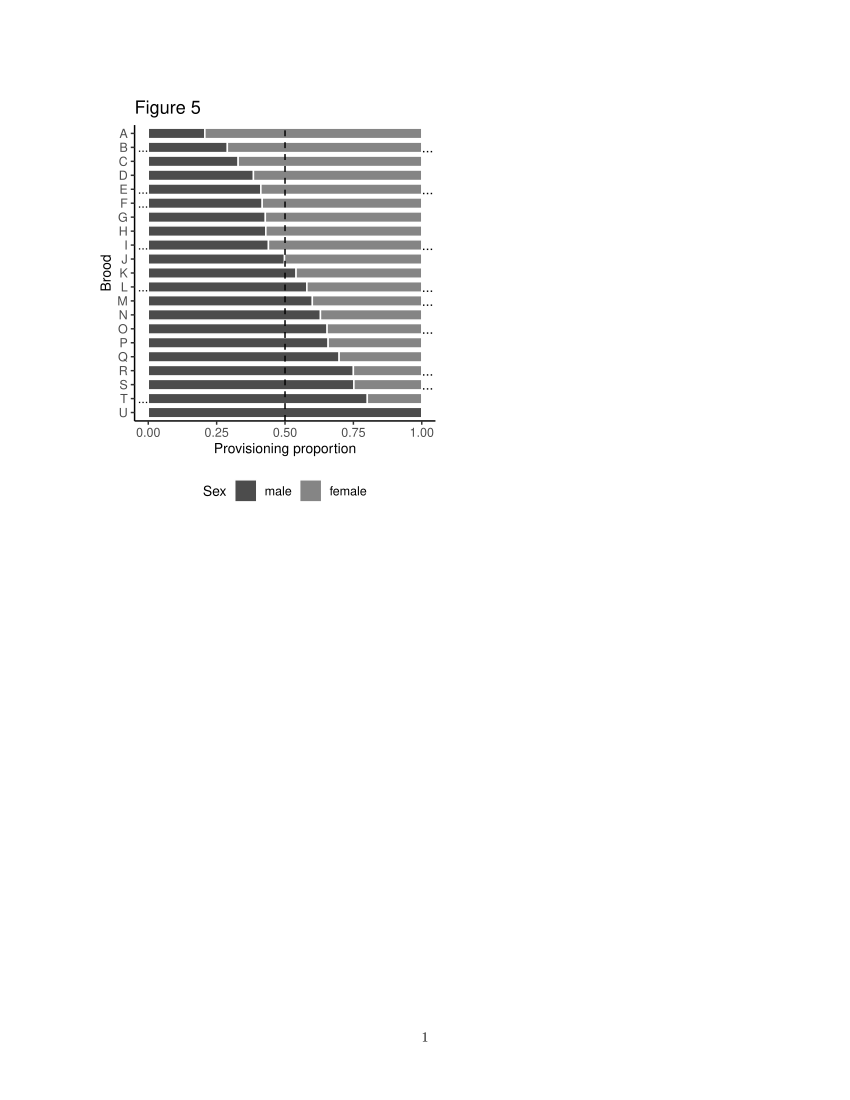

Recreate this plot in R.
# libraries ---------------------------------------------------------------

library(tidyverse)
library(reshape2)
library(emojifont) # for greek letters

# data --------------------------------------------------------------------

bbyvid <- read.csv("clean_data/bbyvid.csv", stringsAsFactors = FALSE)

# wrangling ---------------------------------------------------------------

# Rates
bbyvid <-
  bbyvid %>%
  mutate(
    feeding_rate = (feeding/usable_video)*60,
    feeding_rate_perchk = feeding_rate/peeped_chick_count)

# Provisioning by brood   
cast_broodprov <- 
  dcast(bbyvid, brood_id + year ~ sex, 
        value.var = "feeding_rate_perchk", 
        fun.aggregate = mean) %>% 
  as_tibble() %>%
  mutate(
    m_plus_f_rate = male + female,
    f_proportion = female/m_plus_f_rate,
    m_proportion = male/m_plus_f_rate)

cast_agemeans <- 
  dcast(bbyvid, brood_id + year ~ sex, 
        value.var = "exact_age_chick", 
        fun.aggregate = mean) %>%
  as_tibble() %>%
  select(brood_id, mean_chick_age = female) %>% 
  mutate_if(is.numeric, round, digits = 0)

cast_m_prop <- 
  cast_broodprov %>%
  select(brood_id, proportion = m_proportion) %>%
  mutate(sex = 'male') %>%
  arrange(desc(proportion)) %>%
  mutate(number = row_number())

cast_f_prop <- 
  cast_broodprov %>%
  select(brood_id, proportion = f_proportion) %>%
  mutate(sex = 'female') %>%
  arrange((proportion)) %>%
  mutate(number = row_number())

prov_prop <- 
  bind_rows(cast_f_prop, cast_m_prop) %>%
  left_join(cast_agemeans, by = 'brood_id') %>%
  left_join(
    bbyvid %>%
      as_tibble() %>%
      select(brood_id, subject, sex) %>%
      distinct() %>%
      pivot_wider(names_from = sex, values_from = subject),
    by = 'brood_id') %>%
  mutate(
    male = ifelse(sex == 'male', male, NA),
    female = ifelse(sex =='female', female, NA),
    parent = ifelse(!is.na(male), male, female)) %>%
  select(-c(male, female))

# plot colors -------------------------------------------------------------

colors_sex <- c("female" = "#F47C89", "male" = "#7b758e")
colors_sex_bw <- c("female" = "#c4c6ce", "male" = "#888a90")

# plots -------------------------------------------------------------------

# Parent repeats
parent_repeats <-
  prov_prop %>%
  select(parent) %>%
  group_by(parent) %>%
  filter(n() > 1) %>%
  distinct() %>%
  arrange(parent) %>%
  pull()

prov_prop_repeats <- 
  prov_prop %>%
  # mutate(
  #   repeat_f = ifelse(parent == 'SUOR', '⬡', NA),
  #   repeat_f = ifelse(parent == 'SORO', '▶', repeat_f),
  #   repeat_f = ifelse(parent == 'SGBY', '◼', repeat_f),
  #   repeat_f = ifelse(parent == 'WSPR', '◑', repeat_f),
  #   repeat_m = ifelse(parent == 'BUSY', '★', NA),
  #   repeat_m = ifelse(parent == 'ROSO', '✕', repeat_m),
  #   repeat_m2 = ifelse(parent == 'POPS', '⬟', NA)
  # )
  mutate(
    repeat_f = ifelse(parent == 'SUOR', '⬡', NA),
    repeat_f = ifelse(parent == 'SORO', '▶', repeat_f),
    repeat_f = ifelse(parent == 'SGBY', '◼', repeat_f),
    repeat_f = ifelse(parent == 'WSPR', '◑', repeat_f),
    repeat_m = ifelse(parent == 'BUSY', '★', NA),
    repeat_m = ifelse(parent == 'ROSO', '✕', repeat_m),
    repeat_m2 = ifelse(parent == 'POPS', '\u2B1F', NA)
  )
  # mutate(
  #   repeat_f = ifelse(parent == 'SUOR', 'α', NA),
  #   repeat_f = ifelse(parent == 'SORO', 'ε', repeat_f),
  #   repeat_f = ifelse(parent == 'SGBY', 'π', repeat_f),
  #   repeat_f = ifelse(parent == 'WSPR', 'ψ', repeat_f),
  #   repeat_m = ifelse(parent == 'BUSY', 'β', NA),
  #   repeat_m = ifelse(parent == 'ROSO', 'γ', repeat_m),
  #   repeat_m = ifelse(parent == 'POPS', 'δ', repeat_m))

# Individual provisioning plot (black & white)
ggplot(data = prov_prop_repeats, 
       aes(x = reorder(brood_id, number), 
           y = proportion, 
           fill = sex)) +
  geom_col(width = 0.75, color = 'white') +
  geom_text(
    aes(label = repeat_m), 
    size = 3, 
    position = position_stack(vjust = 0),
    hjust = 'right') +
  geom_text(
    aes(label = repeat_m2), 
    size = 3, 
    position = position_stack(vjust = 0),
    hjust = 'right') +
  geom_text(
    aes(label = repeat_f), 
    size = 3.5, 
    position = position_stack(vjust = 1), 
    hjust = 'left') +
  geom_hline(yintercept = 0.50, linetype = "dashed") +
  labs(y = "Provisioning proportion", 
       x = "Brood",
       title = "Figure 5") + 
  theme_classic() +
  theme(axis.title.x = element_text(size = 10), 
        axis.title.y = element_text(size = 10),
        axis.text.y = element_text(size = 9),
        axis.text.x = element_text(size = 9),
        legend.text = element_text(size = 9),
        legend.title = element_text(size = 10),
        legend.position = "bottom") +
  coord_flip() + 
  # scale_fill_manual(values = colors_sex_bw) + #light!!
  # scale_fill_manual(values = c('female' = '#6c6c6c', 'male' = '#333333')) + #dark!! 
  scale_fill_manual(
    values =  c('female' = '#858585', #medium
                'male' = '#4c4c4c')) +
  guides(fill = guide_legend('Sex', reverse = TRUE)) +
  scale_x_discrete(labels=c("A3_brd2" = "A", 
                            "Timber_brd1" = "B",
                            "N17REC3_brd2" = "C",
                            "NB5A4_brd1" = "D",
                            "Timber_brd2" = "E",
                            "N1718CA2_18" = "F",
                            "N17REC2_brd1" = "G",
                            "Gum" = "H",
                            "Tonto_brd1" = "I",
                            "REC1_brd1" = "J",
                            "Houdini" = "K",
                            "Tonto18_brd1" = "L",
                            "18C_Catfish_brd1" = "M",
                            "5A Cut_brd2" = "N",
                            "RB23_brd2" = "O",
                            "Cross" = "P",
                            "NB5B5_brd1" = "Q",
                            "RB36alt_brd2_18" = "R",
                            "Noisy" = "S",
                            "N1718CA2_brd1" = "T",
                            "NB18C4_18_brd1" = "U")) +
  ggsave(
    file = "provisioning_individual_fig_bw_med.pdf",
    path ="plots/bw/",
    width = 3.5,
    height = 4,
    units = "in",
    dpi = 600, 
    device = cairo_pdf)


# other plots -------------------------------------------------------------

# Plot for individuals with repeat parents (color)
ggplot(data = prov_prop_repeats, 
       aes(x = reorder(brood_id, number), 
           y = proportion, 
           fill = sex)) +
  geom_col(width = 0.75) +
  geom_text(
    aes(label = repeat_m), 
    size = 3, 
    position = position_stack(vjust = 0),
    hjust = 'right') +
  geom_text(
    aes(label = repeat_m2), 
    size = 4, 
    position = position_stack(vjust = 0),
    hjust = 'right') +
  geom_text(
    aes(label = repeat_f), 
    size = 3, 
    position = position_stack(vjust = 1), 
    hjust = 'left') +
  geom_hline(yintercept = 0.50, linetype = "dashed") +
  labs(y = "Provisioning proportion", 
       x = "Brood ID",
       title = "Figure 5") + 
  theme_classic() +
  theme(axis.title.x = element_text(size = 11), 
        axis.title.y = element_text(size = 11),
        axis.text.y = element_text(size = 9),
        axis.text.x = element_text(size = 9),
        legend.text = element_text(size = 10),
        legend.title = element_text(size = 11),
        legend.position = "bottom") +
  coord_flip() + 
  scale_fill_manual(values = colors_sex) +
  guides(fill = guide_legend(reverse = TRUE)) +
  scale_x_discrete(labels=c("A3_brd2" = "A", 
                            "Timber_brd1" = "B",
                            "N17REC3_brd2" = "C",
                            "NB5A4_brd1" = "D",
                            "Timber_brd2" = "E",
                            "N1718CA2_18" = "F",
                            "N17REC2_brd1" = "G",
                            "Gum" = "H",
                            "Tonto_brd1" = "I",
                            "REC1_brd1" = "J",
                            "Houdini" = "K",
                            "Tonto18_brd1" = "L",
                            "18C_Catfish_brd1" = "M",
                            "5A Cut_brd2" = "N",
                            "RB23_brd2" = "O",
                            "Cross" = "P",
                            "NB5B5_brd1" = "Q",
                            "RB36alt_brd2_18" = "R",
                            "Noisy" = "S",
                            "N1718CA2_brd1" = "T",
                            "NB18C4_18_brd1" = "U")) +
  ggsave(
    file = "provisioning_individual_fig_color.png",
    path ="plots/color/",
    width = 3.5,
    units = "in",
    dpi = 600)

# Previous custom labels

# scale_x_discrete(labels=c("A3_brd2" = "A3_2017", 
#                           "Timber_brd1" = "Timber_brood1_2018",
#                           "N17REC3_brd2" = "Rec3_2017",
#                           "NB5A4_brd1" = "NB5A4_2017",
#                           "Timber_brd2" = "Timber_brood2_2018",
#                           "N1718CA2_18" = "18CA2_2018",
#                           "N17REC2_brd1" = "Rec2_2017",
#                           "Gum" = "Gum_2018",
#                           "Tonto_brd1" = "Tonto_2017",
#                           "REC1_brd1" = "Rec1_2017",
#                           "Houdini" = "Houdini_2018",
#                           "Tonto18_brd1" = "Tonto_2018",
#                           "18C_Catfish_brd1" = "Catfish_2017",
#                           "5A Cut_brd2" = "Cut_2018",
#                           "RB23_brd2" = "RB23_2017",
#                           "Cross" = "Cross_2018",
#                           "NB5B5_brd1" = "NB5B5_2017",
#                           "RB36alt_brd2_18" = "RB36alt_2018",
#                           "Noisy" = "Noisy_2018",
#                           "N1718CA2_brd1" = "18CA2_2017",
#                           "NB18C4_18_brd1" = "NB18C4_2018")) +

# Plot with colors for individuals 

prov_prop_color_repeats <- 
  prov_prop %>%
  mutate(
    mean_chick_age = ifelse(sex == 'male', NA, mean_chick_age),
    sex = ifelse(parent == 'SUOR', 'female2', sex),
    sex = ifelse(parent == 'SORO', 'female3', sex),
    sex = ifelse(parent == 'SGBY', 'female4', sex),
    sex = ifelse(parent == 'WSPR', 'female5', sex),
    sex = ifelse(parent == 'BUSY', 'male2', sex),
    sex = ifelse(parent == 'ROSO', 'male3', sex),
    sex = ifelse(parent == 'POPS', 'male4', sex),
    repeat_m = 
      ifelse(parent %in% parent_repeats & sex == 'male', parent, NA),
    repeat_f = 
      ifelse(parent %in% parent_repeats & sex == 'female', parent, NA)) 

# Repeat parent colors
colors_sex_repeats <-
  c("female" = "#DCDCDC", 
    "male" = "#989aa0",
    'female2' = '#F47C89', #repeat female, red
    'female3' = '#f694cf', #repeat female, pink
    'female4' = '#f29f64', #repeat female, orange
    'female5' = '#f4ea7c', #repeat female, yellow
    'male2' = '#35df44', #repeat male, green
    'male3' = '#7cccf4', #repeat male, light blue
    'male4' = '#b67cf4') #repeat male, purple

# Plot for individuals with repeat parents (color)
ggplot(data = prov_prop_color_repeats, 
       aes(x = reorder(brood_id, number), 
           y = proportion, 
           fill = sex)) +
  geom_col(width = 0.75) +
  geom_text(
    aes(label = repeat_m), 
    size = 2, 
    position = position_stack(vjust = 0)) +
  geom_text(
    aes(label = repeat_f), 
    size = 2, 
    position = position_stack(vjust = 1)) +
  geom_hline(yintercept = 0.50, linetype = "dashed") +
  labs(y = "Provisioning proportion", 
       x = "Brood ID",
       title = "Figure 5") + 
  theme_classic() +
  theme(legend.position = 'none') +
  coord_flip() + 
  scale_fill_manual(values = colors_sex_repeats) +
  guides(fill = guide_legend(reverse = TRUE)) +
  scale_x_discrete(labels=c("A3_brd2" = "A", 
                            "Timber_brd1" = "B",
                            "N17REC3_brd2" = "C",
                            "NB5A4_brd1" = "D",
                            "Timber_brd2" = "E",
                            "N1718CA2_18" = "F",
                            "N17REC2_brd1" = "G",
                            "Gum" = "H",
                            "Tonto_brd1" = "I",
                            "REC1_brd1" = "J",
                            "Houdini" = "K",
                            "Tonto18_brd1" = "L",
                            "18C_Catfish_brd1" = "M",
                            "5A Cut_brd2" = "N",
                            "RB23_brd2" = "O",
                            "Cross" = "P",
                            "NB5B5_brd1" = "Q",
                            "RB36alt_brd2_18" = "R",
                            "Noisy" = "S",
                            "N1718CA2_brd1" = "T",
                            "NB18C4_18_brd1" = "U")) 
# +
#   ggsave(
#     file = "provisioning_individual_fig_simple_color.pdf",
#     path ="plots/color/",
#     width = 3.5,
#     units = "in",
#     dpi = 600)


# Plot to show ages
ggplot(
  data = prov_prop, 
  aes(x = reorder(brood_id, number), 
      y = proportion, 
      fill = sex)) +
  geom_col(width = 0.75) +
  geom_hline(yintercept = 0.50, linetype = "dashed") +
  labs(y = "Provisioning proportion", 
       x = "Brood ID") + 
  theme_classic() +
  theme(legend.text = element_text(size=10),
        legend.position="bottom") +
  geom_text(aes(label = prov_prop_color_repeats$mean_chick_age), 
            size = 3.5,
            position = position_fill(),
            hjust = 0,
            show.legend = FALSE) +
  coord_flip() + 
  scale_fill_manual(values = colors_sex) +
  guides(fill = guide_legend(reverse = TRUE)) +
  scale_x_discrete(labels=c("A3_brd2" = "A3_2017", 
                            "Timber_brd1" = "Timber_brood1_2018",
                            "N17REC3_brd2" = "Rec3_2017",
                            "NB5A4_brd1" = "NB5A4_2017",
                            "Timber_brd2" = "Timber_brood2_2018",
                            "N1718CA2_18" = "18CA2_2018",
                            "N17REC2_brd1" = "Rec2_2017",
                            "Gum" = "Gum_2018",
                            "Tonto_brd1" = "Tonto_2017",
                            "REC1_brd1" = "Rec1_2017",
                            "Houdini" = "Houdini_2018",
                            "Tonto18_brd1" = "Tonto_2018",
                            "18C_Catfish_brd1" = "Catfish_2017",
                            "5A Cut_brd2" = "Cut_2018",
                            "RB23_brd2" = "RB23_2017",
                            "Cross" = "Cross_2018",
                            "NB5B5_brd1" = "NB5B5_2017",
                            "RB36alt_brd2_18" = "RB36alt_2018",
                            "Noisy" = "Noisy_2018",
                            "N1718CA2_brd1" = "18CA2_2017",
                            "NB18C4_18_brd1" = "NB18C4_2018"))

# age groups plot ---------------------------------------------------------

prov_prop <-
  prov_prop %>%
  mutate(
    age_group = 
      ifelse(mean_chick_age > 12, 'Old \u2265 13', 'Young < 13'))

ggplot(data = prov_prop, 
       aes(
         x = reorder(brood_id, number), 
         y = proportion, 
         fill = sex)) +
  geom_col(width = 0.75) +
  geom_hline(yintercept = 0.50, linetype = "dashed") +
  labs(y = "Provisioning proportion", 
       x = "Brood ID") + 
  theme_classic() +
  theme(legend.text = element_text(size = 10),
        legend.position="bottom") +
  coord_flip() + 
  scale_fill_manual(values = colors_sex) +
  guides(fill = guide_legend(reverse = TRUE)) +
  scale_x_discrete(labels=c("A3_brd2" = "A3_2017", 
                            "Timber_brd1" = "Timber_brood1_2018",
                            "N17REC3_brd2" = "Rec3_2017",
                            "NB5A4_brd1" = "NB5A4_2017",
                            "Timber_brd2" = "Timber_brood2_2018",
                            "N1718CA2_18" = "18CA2_2018",
                            "N17REC2_brd1" = "Rec2_2017",
                            "Gum" = "Gum_2018",
                            "Tonto_brd1" = "Tonto_2017",
                            "REC1_brd1" = "Rec1_2017",
                            "Houdini" = "Houdini_2018",
                            "Tonto18_brd1" = "Tonto_2018",
                            "18C_Catfish_brd1" = "Catfish_2017",
                            "5A Cut_brd2" = "Cut_2018",
                            "RB23_brd2" = "RB23_2017",
                            "Cross" = "Cross_2018",
                            "NB5B5_brd1" = "NB5B5_2017",
                            "RB36alt_brd2_18" = "RB36alt_2018",
                            "Noisy" = "Noisy_2018",
                            "N1718CA2_brd1" = "18CA2_2017",
                            "NB18C4_18_brd1" = "NB18C4_2018")) +
  facet_grid(~age_group)
